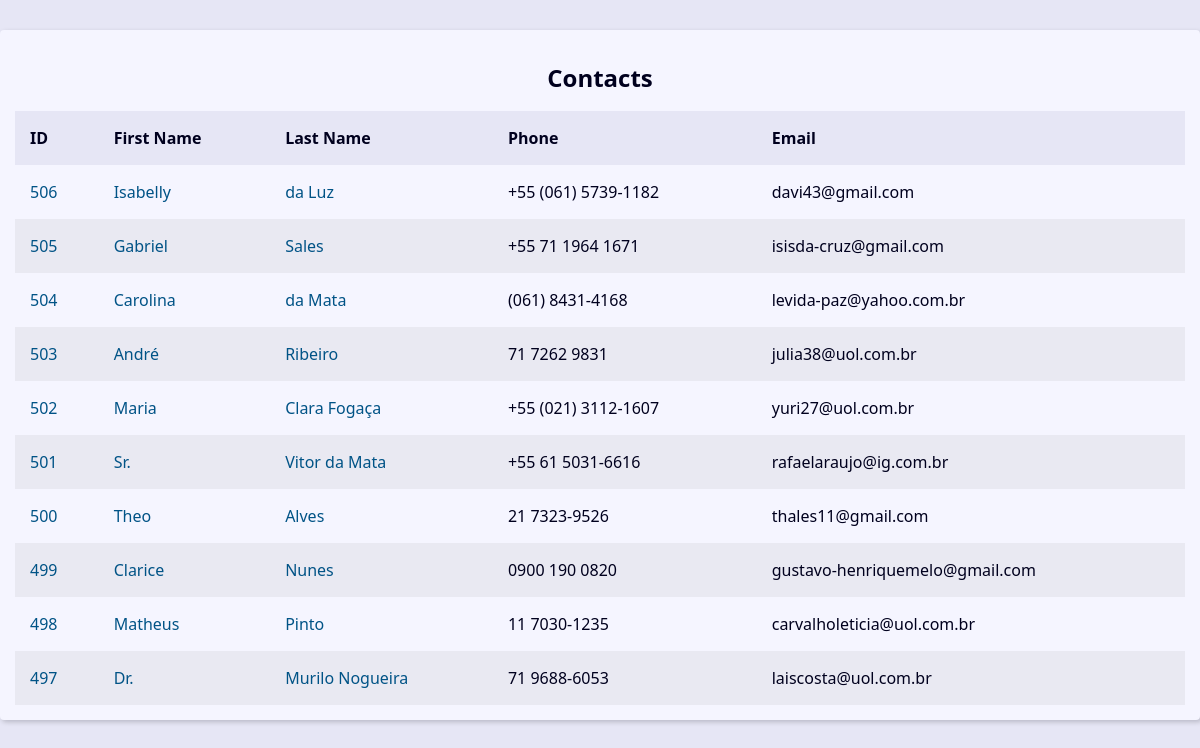
Before: / with the older database file.
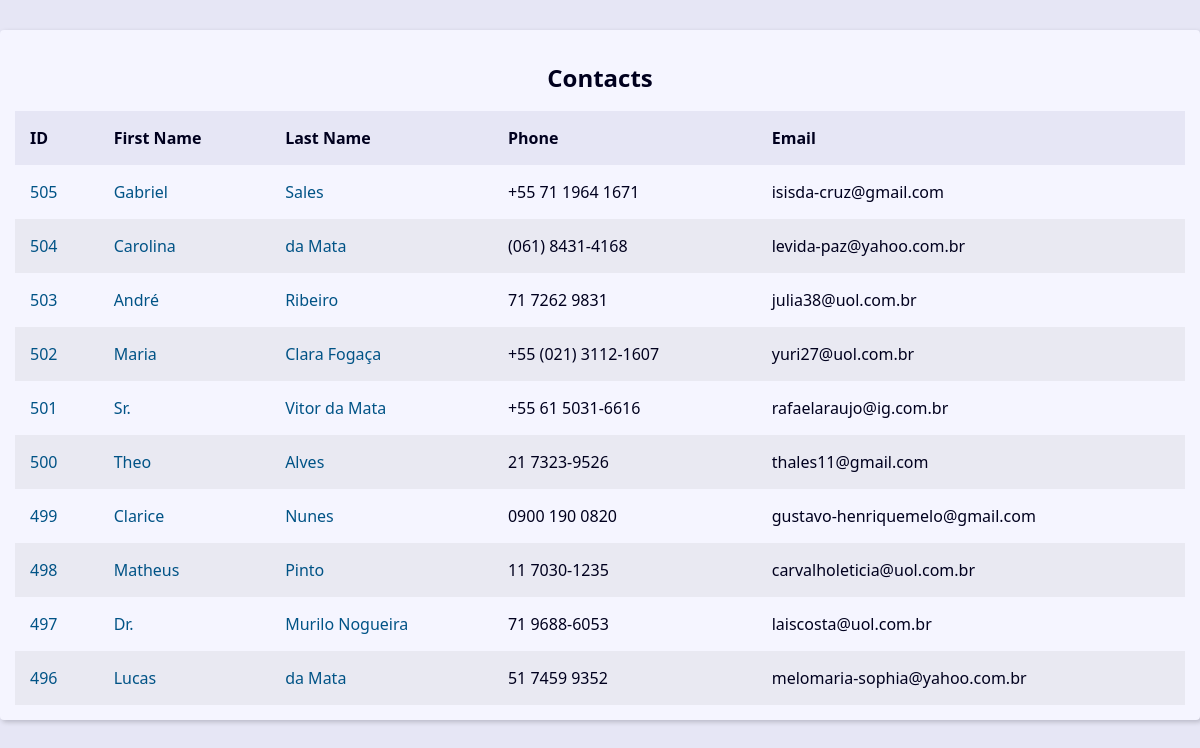
After: the same page with the newer database file.
### contact/models.py (models this page shows, shortened)
class Contact(models.Model):
    class Meta:
        verbose_name = 'Contato'
        verbose_name_plural = 'Contatos'
    first_name = models.CharField(max_length=50)
    last_name = models.CharField(max_length=50)
    phone = models.CharField(max_length=50)
    email = models.EmailField(max_length=254)
    created_date = models.DateTimeField(default=timezone.now)
    description = models.TextField(blank=True)
    show = models.BooleanField(default =True)
    picture = models.ImageField(blank=True, upload_to='pictures/%Y/%m')
    category = models.ForeignKey(Category,
        on_delete=models.SET_NULL,
        blank=True, null=True)
    owner = models.ForeignKey(User,
        on_delete=models.SET_NULL,
        blank=True, null=True)

### contact/views/contact_views.py (the view)
# urls.py: path('',views.index, name='index'),
def index(request):
    contacts = Contact.objects.filter(show=True)\
        .order_by('-id')[0:10]
    context = {
        'contacts': contacts,
    }
    return render(
        request,
        'contact/index.html',
        context
    )

### contact/templates/contact/index.html
{% extends "global/base.html" %}
{% block content %}
<div class="resposive-table">
    <table class="contacts-table">
        <caption class="table-caption">
            Contacts
        </caption>
        <thead>
            <tr class="table-row table-row-header">
                <th class="table-header">ID</th>
                <th class="table-header">First Name</th>
                <th class="table-header">Last Name</th>
                <th class="table-header">Phone</th>
                <th class="table-header">Email</th>
            <tbody>
                {% for contact in contacts %}
                    <tr class="table-row">
                        <td class="table-cel">
                        <a class="table-link" href="#">
                        {{contact.id}}
                        </td>
                        <td class="table-cel">
                        <a class="table-link" href="#">
                        {{contact.first_name}}
                        </td>
                        <td class="table-cel">
                        <a class="table-link" href="#">
                        {{contact.last_name}}
                        </td>
                        <td class="table-cel">
                        {{contact.phone}}
                        </td>
                        <td class="table-cel">
                        {{contact.email}}
                        </td>
                    </tr>
                {% endfor %}
            </tbody>
            </tr>
        </thead>
    </table>
</div>
{% endblock content %}

Changed rows visible on the page:
no longer on this page (row edited): Contact: id "506", first_name "Isabelly", last_name "da Luz", phone "+55 (061) 5739-1182", email "davi43@gmail.com"
now on this page (row unchanged): Contact: id "496", first_name "Lucas", last_name "da Mata", phone "51 7459 9352", email "melomaria-sophia@yahoo.com.br"
